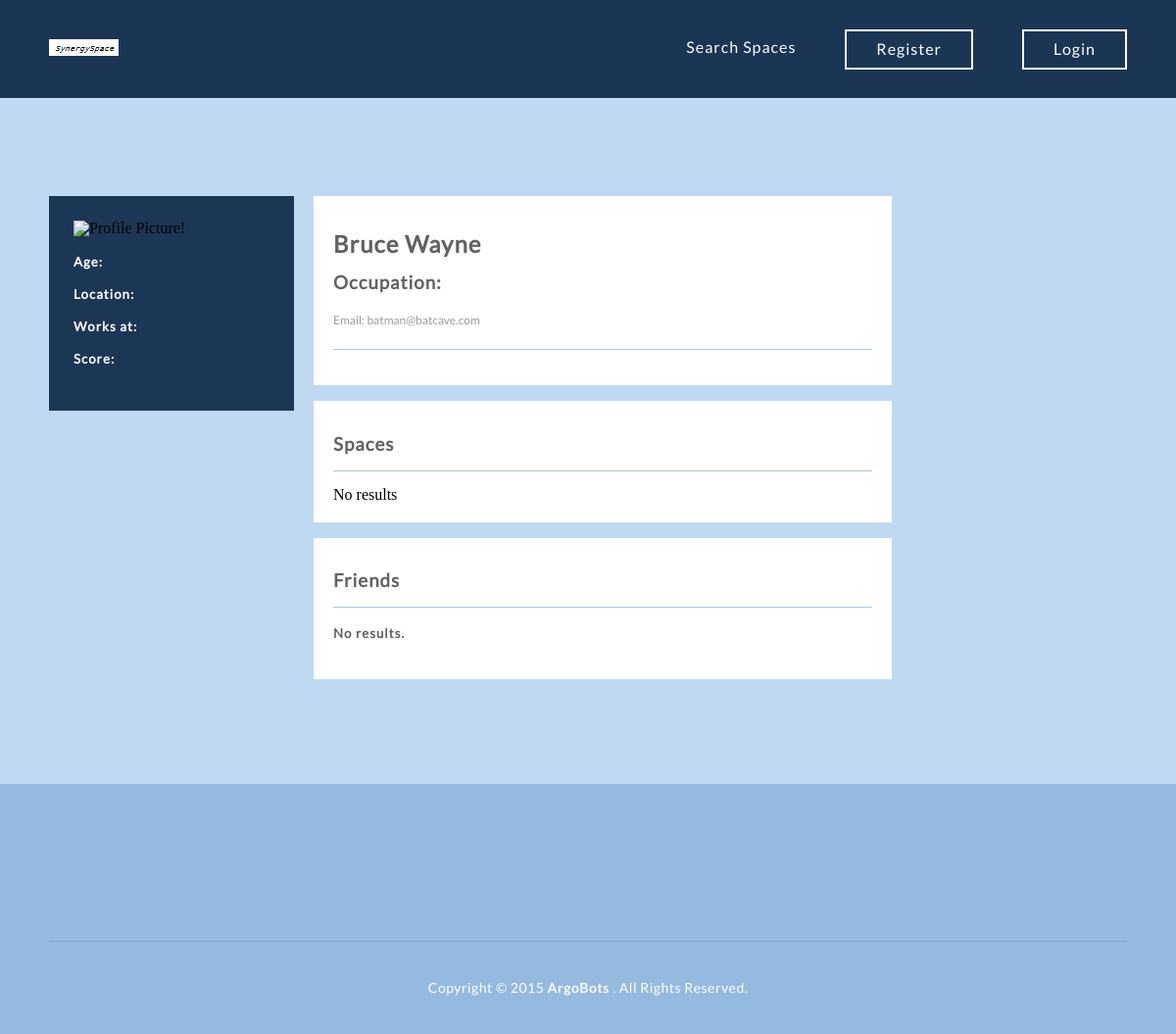
/profile.php?u=Batman, run on an earlier commit of the app's database.
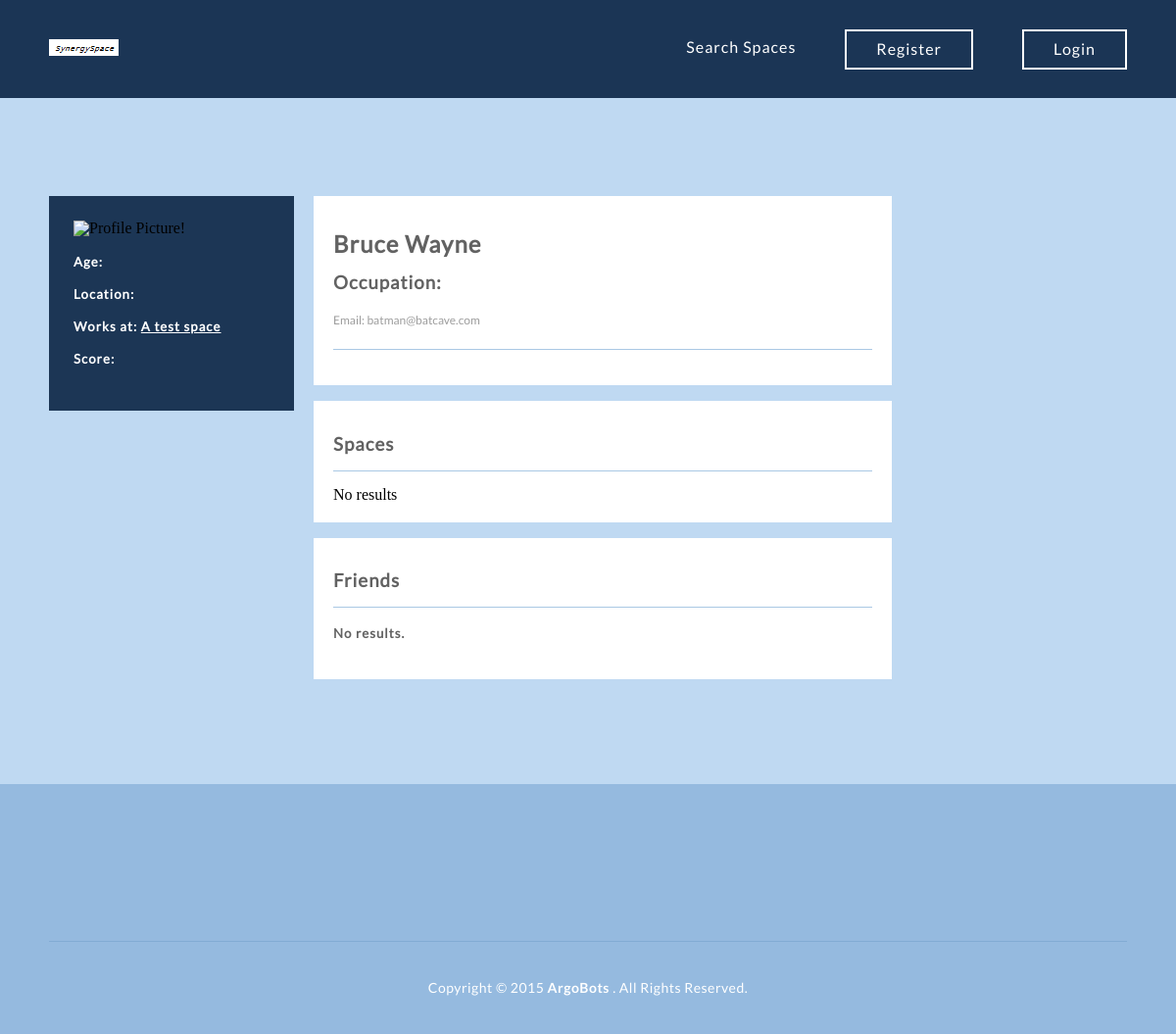
And on a later commit of the database.
### tables this page shows
CREATE TABLE IF NOT EXISTS `space` (
`sid` int(11) NOT NULL,
  `name` varchar(80) NOT NULL,
  `location` varchar(46) NOT NULL,
  `price` int(11) NOT NULL,
  `description` text NOT NULL,
  `ownerusername` varchar(16) NOT NULL,
  `photo` varchar(16) NOT NULL,
  `score` int(11) NOT NULL
);

### profile.php (the view, shortened to what this page needs)
<!DOCTYPE html>
<html lang="en">
<head>
	<link rel="stylesheet" type="text/css" href="css/reset.css">
	<link rel="stylesheet" type="text/css" href="css/responsive.css">
	<link rel="stylesheet" type="text/css" href="css/formpages.css">
	<link rel="stylesheet" type="text/css" href="css/profpages.css">
</head>
<body>
	<section class="topper">
		<?php require('header.php');?>
		<?php
			if (isset($_GET['u'])) {
				$username = $_GET['u'];
				$username = htmlspecialchars($username);
				$raw_results = mysql_query("SELECT * FROM users
						WHERE username='".$username."'");
				$results = mysql_fetch_array($raw_results);
				$raw_ownspaces = mysql_query("SELECT * FROM space
						WHERE ownerusername='".$username."'");
				$raw_w = mysql_query("SELECT * FROM members
						WHERE username='".$username."'");
				$w = mysql_fetch_array($raw_w);
				$w_sid = $w['sid'];
				$w_sid = htmlspecialchars($w_sid);
				$raw_works = mysql_query("SELECT * FROM space WHERE sid='".$w_sid."'");
				$works = mysql_fetch_array($raw_works);
			}
		?>
		<section class="logform">
		<div class="wrapper">
			<div class="profiles">
				<div class="backlinks">
					<div class="insidelinks">
						<img src="uploads/<?=$results['photo']?>" width="200" alt="Profile Picture!" />
						<h5> Age: <?php echo "".$results['age']."";?></h5>
						<h5> Location: <?php echo "".$results['location']."";?></h5>
						<h5> Works at: <a href="spaceprofile.php?sid=<?=$works['sid']?>"><?=$works['name']?></a></h5>
						<h5> Score: <?php echo "".$results['avescore']."";?> </h5>
					</div>
				</div>
				<div class="mainprof">
					<h2>
					<?php
						echo "".$results['first']." ".$results['last']."";
					?>
					</h2>
					<h3>Occupation: <?php echo "".$results['occupation']."";?></h3>
					<p>Email: <?php echo "".$results['email']."";?></p>
					<hr class="profbreak" />
				</div>
				<br>
				<div class="mainprof">
					<h3> Spaces </h3>
					<hr class="profbreak" />
					<?php
					if (mysql_num_rows($raw_ownspaces) > 0){
						while($ownspaces = mysql_fetch_array($raw_ownspaces)){
							?>
							<a href="spaceprofile.php?sid=<?=$ownspaces['sid']?>"><h4><?=$ownspaces['name']?></h4></a>
							<br>
							<?php
						}
					}
					else{
						echo "No results";
					}
					?>
				</div>
				<br>
				<div class="mainprof">
					<h3> Friends </h3>
					<hr class="profbreak" />
					<?php
					if (isset($_GET['u'])) {
						$user = $_GET['u'];
						$user = htmlspecialchars($user);
						$i = 0;
						$friendresults = mysql_query("SELECT * FROM friendswith
							WHERE username1='$user' OR username2 = '$user'");
						if(mysql_num_rows($friendresults) > 0){
							while($results = mysql_fetch_array($friendresults) and $i < 4){
								if ($results['username1'] == $user){
									$friend = $results['username2'];
								}else{
									$friend = $results['username1'];
								}
								$ind = mysql_query("SELECT * FROM users
									WHERE username= '$friend'");
								if(mysql_num_rows($ind) > 0){
									$friendinfo = mysql_fetch_array($ind);
									?>
									<h4><img style="vertical-align:middle" src="uploads/<?=$friendinfo['photo']?>" width="70" alt="Profile Picture!" />
									 <a href="profile.php?u=<?=$friend?>"><?=$friendinfo['first']?> <?=$friendinfo['last']?></a></h4>
									 <br>
								<?php
								}
								$i++;
							}
						?>
						<p><a href="friends.php?u=<?=$username?>">View All</a></p>
						<?php
						}else{ ?>
						<h5>No results.</h5>
						<?php
						}
					}?>
				</div>
			</div>
		</div>
	</section>
</body>
</html>

What changed in the data, as far as the page shows it:
now on this page (row edited): space: name "A test space"
